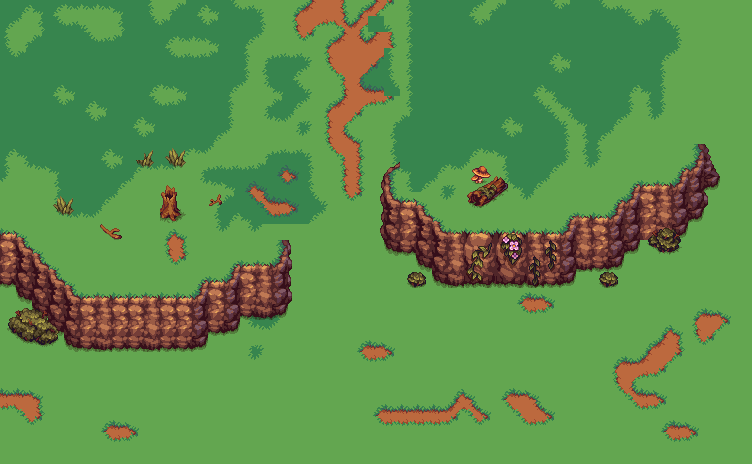

A 2D game scene composited from a Tiled map and its tileset images. What follows is a short description and the map's XML, with each tile layer's data collapsed to a summary:
An orthogonal 47x29 tile map with 16x16 px tiles, 4 tile layers (DirtGrass, Cliff, Tree, Tree2), 2 tilesets and 183 objects.

<map version="1.10" tiledversion="1.10.1" orientation="orthogonal" renderorder="right-down" width="47" height="29" tilewidth="16" tileheight="16" infinite="0" nextlayerid="16" nextobjectid="186">
 <tileset firstgid="1" source="BasicLandscape.tsx" />
 <tileset firstgid="2913" source="Decorations1.tsx" />
 <layer id="1" name="DirtGrass" width="47" height="29">
  <data>[1363 cells, 1363 non-empty, 42 distinct tile ids]</data>
 </layer>
 <layer id="5" name="Cliff" width="47" height="29" locked="1">
  <data>[1363 cells, 186 non-empty, 53 distinct tile ids]</data>
 </layer>
 <layer id="2" name="Tree" width="47" height="29">
  <data>[1363 cells, 21 non-empty, 15 distinct tile ids]</data>
 </layer>
 <group id="15" name="Trees" visible="0">
  <objectgroup id="6" name="Tree" locked="1">
   <object id="3" gid="2981" x="74" y="18.2917" width="19.9583" height="19.9583" />
   <object id="4" gid="2980" x="384" y="352" width="16" height="16" />
   <object id="5" gid="2980" x="384" y="352" width="16" height="16" />
   <object id="6" gid="3026" x="74" y="38.25" width="19.9583" height="19.9583" />
   <object id="7" gid="3071" x="74" y="58.2083" width="19.9583" height="19.9583" />
   <object id="8" gid="3116" x="74" y="78.1667" width="19.9583" height="19.9583" />
   <object id="9" gid="3161" x="74" y="98.125" width="19.9583" height="19.9583" />
   <object id="10" gid="3206" x="74" y="118.083" width="19.9583" height="19.9583" />
   <object id="11" gid="3251" x="74" y="138.042" width="19.9583" height="19.9583" />
   <object id="12" gid="3296" x="74" y="158" width="19.9583" height="19.9583" />
   <object id="13" gid="3252" x="93.9583" y="138.042" width="19.9583" height="19.9583" />
   <object id="14" gid="3207" x="93.9583" y="118.083" width="19.9583" height="19.9583" />
   <object id="15" gid="3162" x="93.9583" y="98.125" width="19.9583" height="19.9583" />
   <object id="16" gid="3117" x="93.9583" y="78.1667" width="19.9583" height="19.9583" />
   <object id="17" gid="3070" x="54.0417" y="58.2083" width="19.9583" height="19.9583" />
   <object id="18" gid="3025" x="54.0417" y="38.25" width="19.9583" height="19.9583" />
   <object id="19" gid="3295" x="54.0417" y="158" width="19.9583" height="19.9583" />
   <object id="20" gid="3250" x="54.0417" y="138.042" width="19.9583" height="19.9583" />
   <object id="21" gid="3205" x="54.0417" y="118.083" width="19.9583" height="19.9583" />
   <object id="22" gid="3160" x="54.0417" y="98.125" width="19.9583" height="19.9583" />
   <object id="23" gid="3115" x="54.0417" y="78.1667" width="19.9583" height="19.9583" />
   <object id="24" gid="3159" x="34.0833" y="98.125" width="19.9583" height="19.9583" />
   <object id="25" gid="3204" x="34.0833" y="118.083" width="19.9583" height="19.9583" />
   <object id="26" gid="3249" x="34.0833" y="138.042" width="19.9583" height="19.9583" />
  </objectgroup>
  <objectgroup id="7" name="Copy of Tree" locked="1">
   <object id="27" gid="2981" x="168" y="-64.8333" width="23.8333" height="23.8333" />
   <object id="28" gid="2980" x="384" y="352" width="16" height="16" />
   <object id="29" gid="2980" x="384" y="352" width="16" height="16" />
   <object id="30" gid="3026" x="168" y="-41" width="23.8333" height="23.8333" />
   <object id="31" gid="3071" x="168" y="-17.1667" width="23.8333" height="23.8333" />
   <object id="32" gid="3116" x="168" y="6.66667" width="23.8333" height="23.8333" />
   <object id="33" gid="3161" x="168" y="30.5" width="23.8333" height="23.8333" />
   <object id="34" gid="3206" x="168" y="54.3333" width="23.8333" height="23.8333" />
   <object id="35" gid="3251" x="168" y="78.1667" width="23.8333" height="23.8333" />
   <object id="36" gid="3296" x="168" y="102" width="23.8333" height="23.8333" />
   <object id="37" gid="3252" x="191.833" y="78.1667" width="23.8333" height="23.8333" />
   <object id="38" gid="3207" x="191.833" y="54.3333" width="23.8333" height="23.8333" />
   <object id="39" gid="3162" x="191.833" y="30.5" width="23.8333" height="23.8333" />
   <object id="40" gid="3117" x="191.833" y="6.66667" width="23.8333" height="23.8333" />
   <object id="41" gid="3070" x="144.167" y="-17.1667" width="23.8333" height="23.8333" />
   <object id="42" gid="3025" x="144.167" y="-41" width="23.8333" height="23.8333" />
   <object id="43" gid="3295" x="144.167" y="102" width="23.8333" height="23.8333" />
   <object id="44" gid="3250" x="144.167" y="78.1667" width="23.8333" height="23.8333" />
   <object id="45" gid="3205" x="144.167" y="54.3333" width="23.8333" height="23.8333" />
   <object id="46" gid="3160" x="144.167" y="30.5" width="23.8333" height="23.8333" />
   <object id="47" gid="3115" x="144.167" y="6.66667" width="23.8333" height="23.8333" />
   <object id="48" gid="3159" x="120.333" y="30.5" width="23.8333" height="23.8333" />
   <object id="49" gid="3204" x="120.333" y="54.3333" width="23.8333" height="23.8333" />
   <object id="50" gid="3249" x="120.333" y="78.1667" width="23.8333" height="23.8333" />
  </objectgroup>
  <objectgroup id="8" name="LittleTree" locked="1">
   <object id="51" gid="3119" x="453.9" y="30.7" width="22.2" height="22.2" />
   <object id="52" gid="3164" x="453.9" y="52.9" width="22.2" height="22.2" />
   <object id="53" gid="3209" x="453.9" y="75.1" width="22.2" height="22.2" />
   <object id="54" gid="3254" x="453.9" y="97.3" width="22.2" height="22.2" />
   <object id="55" gid="3299" x="453.9" y="119.5" width="22.2" height="22.2" />
   <object id="56" gid="3300" x="476.1" y="119.5" width="22.2" height="22.2" />
   <object id="57" gid="3298" x="431.7" y="119.5" width="22.2" height="22.2" />
   <object id="58" gid="3255" x="476.1" y="97.3" width="22.2" height="22.2" />
   <object id="59" gid="3210" x="476.1" y="75.1" width="22.2" height="22.2" />
   <object id="60" gid="3165" x="476.1" y="52.9" width="22.2" height="22.2" />
   <object id="61" gid="3163" x="431.7" y="52.9" width="22.2" height="22.2" />
   <object id="62" gid="3208" x="431.7" y="75.1" width="22.2" height="22.2" />
   <object id="63" gid="3253" x="431.7" y="97.3" width="22.2" height="22.2" />
  </objectgroup>
  <objectgroup id="11" name="Copy of Tree" locked="1">
   <object id="101" gid="2981" x="565" y="-62.7083" width="19.9583" height="19.9583" />
   <object id="102" gid="2980" x="384" y="352" width="16" height="16" />
   <object id="103" gid="2980" x="384" y="352" width="16" height="16" />
   <object id="104" gid="3026" x="565" y="-42.75" width="19.9583" height="19.9583" />
   <object id="105" gid="3071" x="565" y="-22.7917" width="19.9583" height="19.9583" />
   <object id="106" gid="3116" x="565" y="-2.83333" width="19.9583" height="19.9583" />
   <object id="107" gid="3161" x="565" y="17.125" width="19.9583" height="19.9583" />
   <object id="108" gid="3206" x="565" y="37.0833" width="19.9583" height="19.9583" />
   <object id="109" gid="3251" x="565" y="57.0417" width="19.9583" height="19.9583" />
   <object id="110" gid="3296" x="565" y="77" width="19.9583" height="19.9583" />
   <object id="111" gid="3252" x="584.958" y="57.0417" width="19.9583" height="19.9583" />
   <object id="112" gid="3207" x="584.958" y="37.0833" width="19.9583" height="19.9583" />
   </objectgroup>
  <objectgroup id="10" name="Copy of Copy of Tree" locked="1">
   <!-- 24 objects omitted --></objectgroup>
  <objectgroup id="9" name="Copy of LittleTree" locked="1">
   <!-- 13 objects omitted --></objectgroup>
  <objectgroup id="14" name="Copy of Copy of Tree" locked="1">
   <!-- 24 objects omitted --></objectgroup>
  <objectgroup id="13" name="Copy of Copy of Copy of Tree" locked="1">
   <!-- 24 objects omitted --></objectgroup>
  <objectgroup id="12" name="Copy of Copy of LittleTree">
   <!-- 13 objects omitted --></objectgroup>
 </group>
 <layer id="3" name="Tree2" width="47" height="29">
  <data>[1363 cells, 59 non-empty, 55 distinct tile ids]</data>
 </layer>
</map>
<!-- 110 of 183 objects omitted -->
